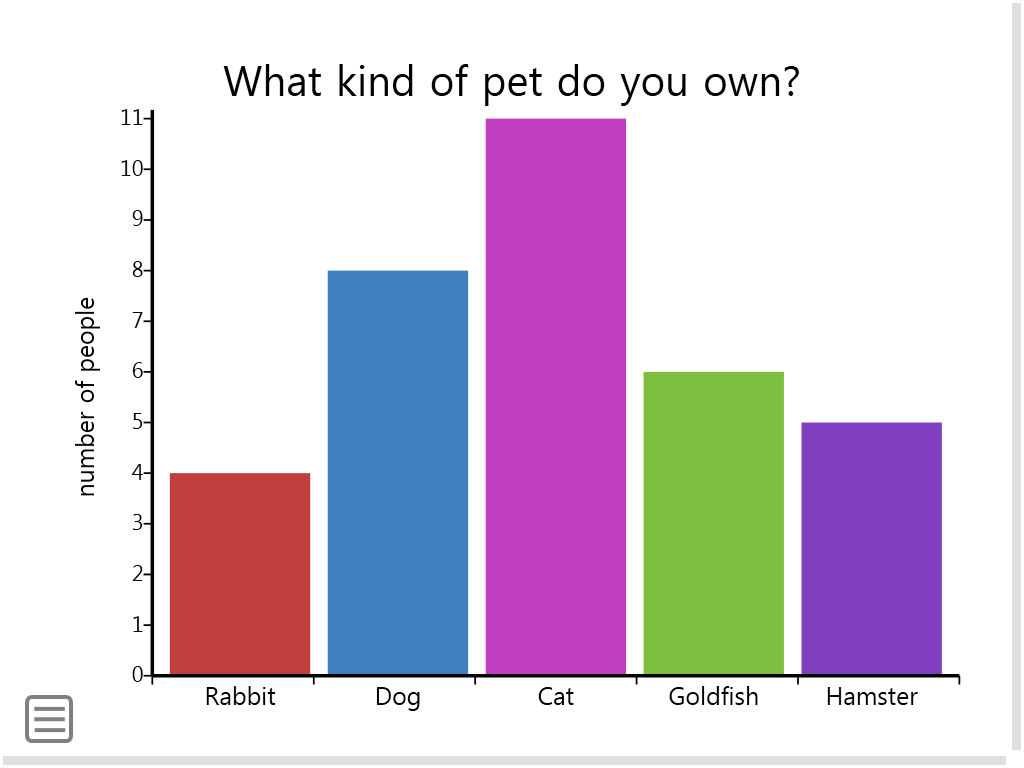
#> input picture bar-graph.png, 1024 x 768 px
$ python bar_extract.py
#> lines starting #> are read from the running program, lines starting #| are printed output that depends on the picture; after the words box and inside, x2 and y2 are one past the last pixel; in counts of white or black regions, pixels touching at a corner belong together
import numpy as np
import cv2

img = cv2.imread('bar-graph.png')
#> img is the input picture: shape (768, 1024, 3); mean B, G, R 219.1, 203, 215.1
# img = cv2.medianBlur(img, 3)
thresh = cv2.Canny(img,100,200)
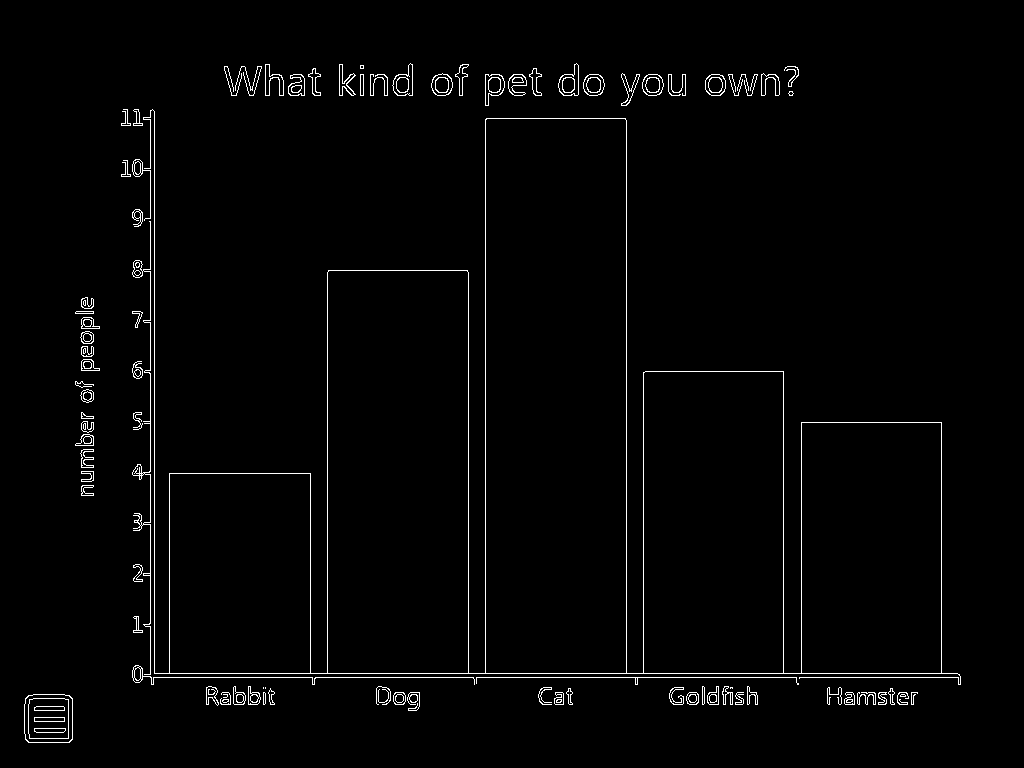
#> thresh: shape (768, 1024); 1.8% white in thin lines or dots, all inside (x1, y1, x2, y2) = (24, 63, 961, 743)

img[thresh == 255] = 255
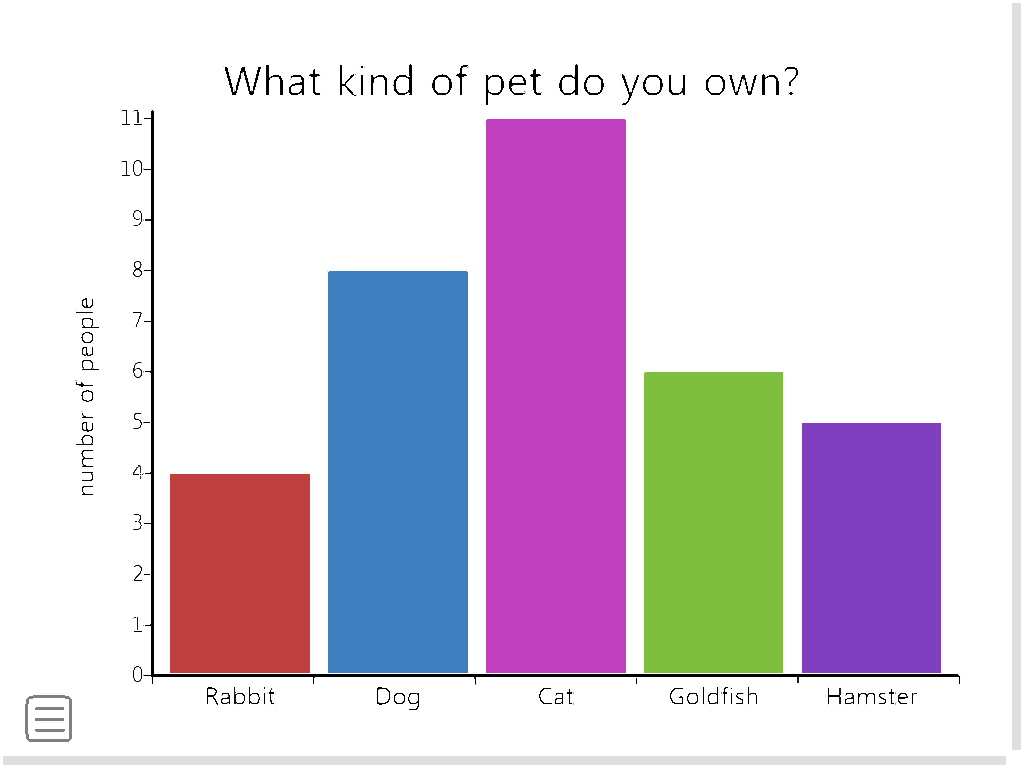
#> img: shape (768, 1024, 3); 1.68% of pixels changed, all inside (x1, y1, x2, y2) = (25, 64, 961, 743)
thresh = cv2.Canny(img,0,255)
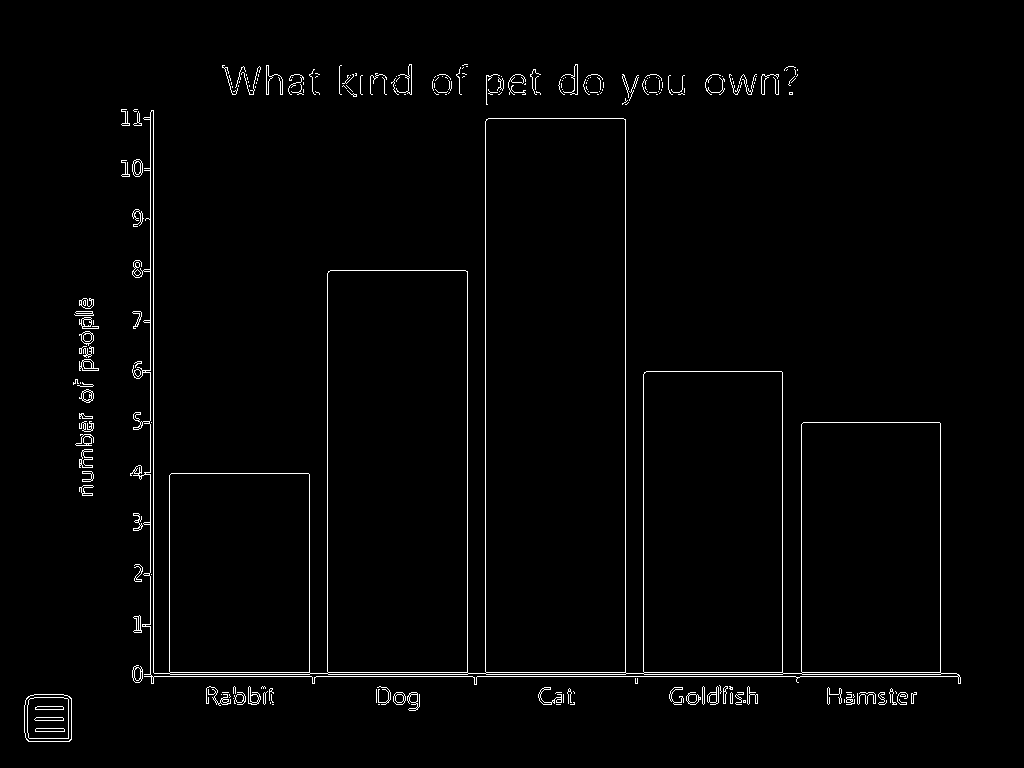
#> thresh: shape (768, 1024); 1.7% white in thin lines or dots, all inside (x1, y1, x2, y2) = (24, 64, 961, 742)
cv2.imshow('temp', thresh)
cv2.waitKey(0)
# [6 lines of commented-out code are left out]

contours, hierarchy = cv2.findContours(thresh,cv2.RETR_TREE,cv2.CHAIN_APPROX_NONE)
#> contours = 442 contours, 322 with area under 20; largest, box (x1, y1, x2, y2) and area: (130, 110, 961, 685) 243463, (485, 118, 626, 673) 77552, (327, 270, 468, 673) 56272, (643, 371, 783, 673) 41833, (801, 422, 941, 673) 34746

for cnt in contours:
	approx = cv2.approxPolyDP(cnt,0.01*cv2.arcLength(cnt,True),True)

	if len(approx) == 4 and len(cnt) >= 100:
		cv2.drawContours(img, cnt, -1, (255,255,0), 3)
		cv2.imshow('img', img)
		cv2.waitKey(0)
#> this loop made 442 passes
#> approx on passes 1 to 3: [[556, 704], [560, 704]], [[378, 704], [379, 704]], [[272, 704], [273, 704]]
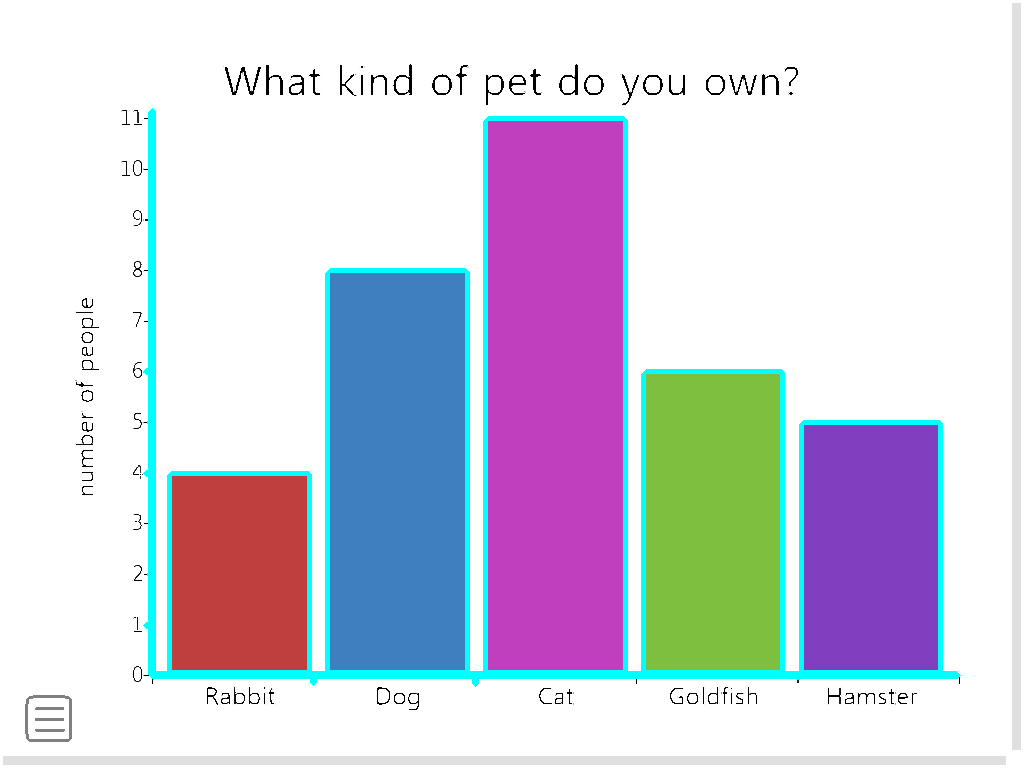
#> img: shape (768, 1024, 3); 4.09% of pixels changed, all inside (x1, y1, x2, y2) = (143, 108, 961, 687)

cv2.destroyWindow('img')
# [7 lines of commented-out code are left out]
